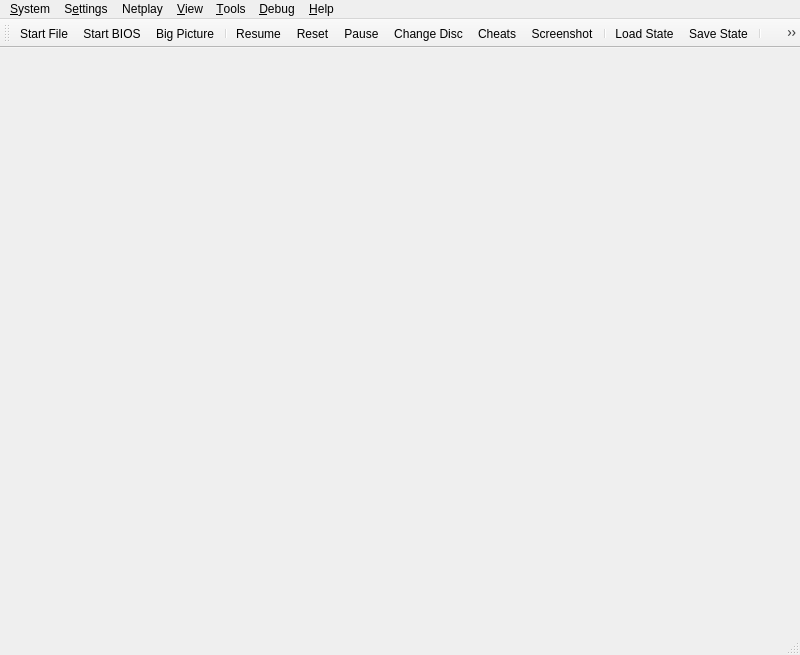
<?xml version="1.0" encoding="UTF-8"?>
<ui version="4.0">
 <class>MainWindow</class>
 <widget class="QMainWindow" name="MainWindow">
  <property name="geometry">
   <rect>
    <x>0</x>
    <y>0</y>
    <width>800</width>
    <height>655</height>
   </rect>
  </property>
  <property name="acceptDrops">
   <bool>true</bool>
  </property>
  <property name="windowTitle">
   <string>DuckStation</string>
  </property>
  <property name="windowIcon">
   <iconset resource="resources/resources.qrc">
    <normaloff>:/icons/duck.png</normaloff>:/icons/duck.png</iconset>
  </property>
  <widget class="QStackedWidget" name="mainContainer"/>
  <widget class="QMenuBar" name="menuBar">
   <property name="geometry">
    <rect>
     <x>0</x>
     <y>0</y>
     <width>800</width>
     <height>22</height>
    </rect>
   </property>
   <widget class="QMenu" name="menuSystem">
    <property name="title">
     <string>&amp;System</string>
    </property>
    <widget class="QMenu" name="menuChangeDisc">
     <property name="title">
      <string>Change Disc</string>
     </property>
     <property name="icon">
      <iconset theme="dvd-line">
       <normaloff>.</normaloff>.</iconset>
     </property>
     <actiongroup name="actionGroupChangeDiscSubImages"/>
     <addaction name="actionChangeDiscFromFile"/>
     <addaction name="actionChangeDiscFromDevice"/>
     <addaction name="actionChangeDiscFromGameList"/>
     <addaction name="actionRemoveDisc"/>
     <addaction name="separator"/>
    </widget>
    <widget class="QMenu" name="menuCheats">
     <property name="title">
      <string>Cheats</string>
     </property>
     <property name="icon">
      <iconset theme="flask-line">
       <normaloff>.</normaloff>.</iconset>
     </property>
    </widget>
    <widget class="QMenu" name="menuLoadState">
     <property name="title">
      <string>Load State</string>
     </property>
     <property name="icon">
      <iconset theme="folder-open-line">
       <normaloff>.</normaloff>.</iconset>
     </property>
    </widget>
    <widget class="QMenu" name="menuSaveState">
     <property name="title">
      <string>Save State</string>
     </property>
     <property name="icon">
      <iconset theme="save-3-line">
       <normaloff>.</normaloff>.</iconset>
     </property>
    </widget>
    <addaction name="actionStartFile"/>
    <addaction name="actionStartDisc"/>
    <addaction name="actionStartBios"/>
    <addaction name="actionStartFullscreenUI"/>
    <addaction name="actionResumeLastState"/>
    <addaction name="separator"/>
    <addaction name="actionPowerOff"/>
    <addaction name="actionPowerOffWithoutSaving"/>
    <addaction name="actionReset"/>
    <addaction name="actionPause"/>
    <addaction name="menuChangeDisc"/>
    <addaction name="separator"/>
    <addaction name="menuCheats"/>
    <addaction name="actionScreenshot"/>
    <addaction name="separator"/>
    <addaction name="menuLoadState"/>
    <addaction name="menuSaveState"/>
    <addaction name="separator"/>
    <addaction name="actionExit"/>
   </widget>
   <widget class="QMenu" name="menuSettings">
    <property name="title">
     <string>S&amp;ettings</string>
    </property>
    <widget class="QMenu" name="menuSettingsTheme">
     <property name="title">
      <string>Theme</string>
     </property>
     <property name="icon">
      <iconset theme="paint-brush-line">
       <normaloff>.</normaloff>.</iconset>
     </property>
    </widget>
    <widget class="QMenu" name="menuSettingsLanguage">
     <property name="title">
      <string>Language</string>
     </property>
     <property name="icon">
      <iconset theme="global-line">
       <normaloff>.</normaloff>.</iconset>
     </property>
    </widget>
    <addaction name="separator"/>
    <addaction name="actionGeneralSettings"/>
    <addaction name="actionGameListSettings"/>
    <addaction name="actionBIOSSettings"/>
    <addaction name="actionConsoleSettings"/>
    <addaction name="actionEmulationSettings"/>
    <addaction name="actionMemoryCardSettings"/>
    <addaction name="actionDisplaySettings"/>
    <addaction name="actionEnhancementSettings"/>
    <addaction name="actionPostProcessingSettings"/>
    <addaction name="actionAudioSettings"/>
    <addaction name="actionAchievementSettings"/>
    <addaction name="actionFolderSettings"/>
    <addaction name="actionAdvancedSettings"/>
    <addaction name="separator"/>
    <addaction name="actionControllerSettings"/>
    <addaction name="actionHotkeySettings"/>
    <addaction name="separator"/>
    <addaction name="actionAddGameDirectory"/>
    <addaction name="actionScanForNewGames"/>
    <addaction name="actionRescanAllGames"/>
    <addaction name="separator"/>
    <addaction name="menuSettingsLanguage"/>
    <addaction name="menuSettingsTheme"/>
   </widget>
   <widget class="QMenu" name="menuHelp">
    <property name="title">
     <string>&amp;Help</string>
    </property>
    <addaction name="actionGitHubRepository"/>
    <addaction name="actionIssueTracker"/>
    <addaction name="actionDiscordServer"/>
    <addaction name="separator"/>
    <addaction name="actionCheckForUpdates"/>
    <addaction name="separator"/>
    <addaction name="actionAboutQt"/>
    <addaction name="actionAbout"/>
   </widget>
   <widget class="QMenu" name="menuDebug">
    <property name="title">
     <string>&amp;Debug</string>
    </property>
    <widget class="QMenu" name="menuRenderer">
     <property name="title">
      <string>Switch GPU Renderer</string>
     </property>
    </widget>
    <widget class="QMenu" name="menuCPUExecutionMode">
     <property name="title">
      <string>Switch CPU Emulation Mode</string>
     </property>
    </widget>
    <widget class="QMenu" name="menuCropMode">
     <property name="title">
      <string>Switch Crop Mode</string>
     </property>
    </widget>
    <addaction name="menuCPUExecutionMode"/>
    <addaction name="menuRenderer"/>
    <addaction name="menuCropMode"/>
    <addaction name="actionDisableAllEnhancements"/>
    <addaction name="actionDisableInterlacing"/>
    <addaction name="actionForceNTSCTimings"/>
    <addaction name="separator"/>
    <addaction name="actionCPUDebugger"/>
    <addaction name="separator"/>
    <addaction name="actionDumpRAM"/>
    <addaction name="actionDumpVRAM"/>
    <addaction name="actionDumpSPURAM"/>
    <addaction name="separator"/>
    <addaction name="actionDebugDumpCPUtoVRAMCopies"/>
    <addaction name="actionDebugDumpVRAMtoCPUCopies"/>
    <addaction name="actionDumpAudio"/>
    <addaction name="separator"/>
    <addaction name="actionDebugShowVRAM"/>
    <addaction name="actionDebugShowGPUState"/>
    <addaction name="actionDebugShowCDROMState"/>
    <addaction name="actionDebugShowSPUState"/>
    <addaction name="actionDebugShowTimersState"/>
    <addaction name="actionDebugShowMDECState"/>
    <addaction name="actionDebugShowDMAState"/>
   </widget>
   <widget class="QMenu" name="menu_View">
    <property name="title">
     <string>&amp;View</string>
    </property>
    <widget class="QMenu" name="menuWindowSize">
     <property name="title">
      <string>&amp;Window Size</string>
     </property>
    </widget>
    <addaction name="actionViewToolbar"/>
    <addaction name="actionViewLockToolbar"/>
    <addaction name="actionViewStatusBar"/>
    <addaction name="separator"/>
    <addaction name="actionViewGameList"/>
    <addaction name="actionViewGameGrid"/>
    <addaction name="actionViewSystemDisplay"/>
    <addaction name="actionViewGameProperties"/>
    <addaction name="separator"/>
    <addaction name="actionFullscreen"/>
    <addaction name="menuWindowSize"/>
    <addaction name="separator"/>
    <addaction name="actionGridViewShowTitles"/>
    <addaction name="actionGridViewZoomIn"/>
    <addaction name="actionGridViewZoomOut"/>
    <addaction name="actionGridViewRefreshCovers"/>
   </widget>
   <widget class="QMenu" name="menu_Tools">
    <property name="title">
     <string>&amp;Tools</string>
    </property>
    <addaction name="actionMemory_Card_Editor"/>
    <addaction name="actionCoverDownloader"/>
    <addaction name="actionCheatManager"/>
    <addaction name="separator"/>
    <addaction name="actionOpenDataDirectory"/>
   </widget>
   <widget class="QMenu" name="menuNetplay">
    <property name="title">
     <string>Netplay</string>
    </property>
    <addaction name="actionCreate_Netplay_Session"/>
   </widget>
   <addaction name="menuSystem"/>
   <addaction name="menuSettings"/>
   <addaction name="menuNetplay"/>
   <addaction name="menu_View"/>
   <addaction name="menu_Tools"/>
   <addaction name="menuDebug"/>
   <addaction name="menuHelp"/>
  </widget>
  <widget class="QToolBar" name="toolBar">
   <property name="windowTitle">
    <string>toolBar</string>
   </property>
   <property name="iconSize">
    <size>
     <width>32</width>
     <height>32</height>
    </size>
   </property>
   <property name="toolButtonStyle">
    <enum>Qt::ToolButtonTextUnderIcon</enum>
   </property>
   <attribute name="toolBarArea">
    <enum>TopToolBarArea</enum>
   </attribute>
   <attribute name="toolBarBreak">
    <bool>false</bool>
   </attribute>
   <addaction name="actionStartFile"/>
   <addaction name="actionStartBios"/>
   <addaction name="actionStartFullscreenUI2"/>
   <addaction name="separator"/>
   <addaction name="actionResumeLastState"/>
   <addaction name="actionReset"/>
   <addaction name="actionPause"/>
   <addaction name="actionChangeDisc"/>
   <addaction name="actionCheats"/>
   <addaction name="actionScreenshot"/>
   <addaction name="separator"/>
   <addaction name="actionLoadState"/>
   <addaction name="actionSaveState"/>
   <addaction name="separator"/>
   <addaction name="actionFullscreen"/>
   <addaction name="actionSettings"/>
   <addaction name="actionControllerSettings"/>
  </widget>
  <widget class="QStatusBar" name="statusBar"/>
  <action name="actionStartFile">
   <property name="icon">
    <iconset theme="file-line">
     <normaloff>.</normaloff>.</iconset>
   </property>
   <property name="text">
    <string>Start &amp;File...</string>
   </property>
  </action>
  <action name="actionStartDisc">
   <property name="icon">
    <iconset theme="disc-line">
     <normaloff>.</normaloff>.</iconset>
   </property>
   <property name="text">
    <string>Start &amp;Disc...</string>
   </property>
  </action>
  <action name="actionStartBios">
   <property name="icon">
    <iconset theme="hard-drive-2-line">
     <normaloff>.</normaloff>.</iconset>
   </property>
   <property name="text">
    <string>Start &amp;BIOS</string>
   </property>
  </action>
  <action name="actionScanForNewGames">
   <property name="icon">
    <iconset theme="file-search-line">
     <normaloff>.</normaloff>.</iconset>
   </property>
   <property name="text">
    <string>&amp;Scan For New Games</string>
   </property>
  </action>
  <action name="actionRescanAllGames">
   <property name="icon">
    <iconset theme="refresh-line">
     <normaloff>.</normaloff>.</iconset>
   </property>
   <property name="text">
    <string>&amp;Rescan All Games</string>
   </property>
  </action>
  <action name="actionPowerOff">
   <property name="icon">
    <iconset theme="shut-down-line">
     <normaloff>.</normaloff>.</iconset>
   </property>
   <property name="text">
    <string>Power &amp;Off</string>
   </property>
  </action>
  <action name="actionReset">
   <property name="icon">
    <iconset theme="restart-line">
     <normaloff>.</normaloff>.</iconset>
   </property>
   <property name="text">
    <string>&amp;Reset</string>
   </property>
  </action>
  <action name="actionPause">
   <property name="checkable">
    <bool>true</bool>
   </property>
   <property name="icon">
    <iconset theme="pause-line">
     <normaloff>.</normaloff>.</iconset>
   </property>
   <property name="text">
    <string>&amp;Pause</string>
   </property>
  </action>
  <action name="actionLoadState">
   <property name="icon">
    <iconset theme="folder-open-line">
     <normaloff>.</normaloff>.</iconset>
   </property>
   <property name="text">
    <string>&amp;Load State</string>
   </property>
  </action>
  <action name="actionSaveState">
   <property name="icon">
    <iconset theme="save-3-line">
     <normaloff>.</normaloff>.</iconset>
   </property>
   <property name="text">
    <string>&amp;Save State</string>
   </property>
  </action>
  <action name="actionExit">
   <property name="icon">
    <iconset theme="door-open-line">
     <normaloff>.</normaloff>.</iconset>
   </property>
   <property name="text">
    <string>E&amp;xit</string>
   </property>
  </action>
  <action name="actionBIOSSettings">
   <property name="icon">
    <iconset theme="hard-drive-2-line">
     <normaloff>.</normaloff>.</iconset>
   </property>
   <property name="text">
    <string>B&amp;IOS</string>
   </property>
  </action>
  <action name="actionConsoleSettings">
   <property name="icon">
    <iconset theme="artboard-2-line">
     <normaloff>.</normaloff>.</iconset>
   </property>
   <property name="text">
    <string>C&amp;onsole</string>
   </property>
  </action>
  <action name="actionEmulationSettings">
   <property name="icon">
    <iconset theme="dashboard-line">
     <normaloff>.</normaloff>.</iconset>
   </property>
   <property name="text">
    <string>E&amp;mulation</string>
   </property>
  </action>
  <action name="actionControllerSettings">
   <property name="icon">
    <iconset theme="gamepad-line">
     <normaloff>.</normaloff>.</iconset>
   </property>
   <property name="text">
    <string>&amp;Controllers</string>
   </property>
  </action>
  <action name="actionHotkeySettings">
   <property name="icon">
    <iconset theme="keyboard-line">
     <normaloff>.</normaloff>.</iconset>
   </property>
   <property name="text">
    <string>&amp;Hotkeys</string>
   </property>
  </action>
  <action name="actionDisplaySettings">
   <property name="icon">
    <iconset theme="brush-line">
     <normaloff>.</normaloff>.</iconset>
   </property>
   <property name="text">
    <string>&amp;Display</string>
   </property>
  </action>
  <action name="actionEnhancementSettings">
   <property name="icon">
    <iconset theme="paint-fill">
     <normaloff>.</normaloff>.</iconset>
   </property>
   <property name="text">
    <string>&amp;Enhancements</string>
   </property>
  </action>
  <action name="actionPostProcessingSettings">
   <property name="icon">
    <iconset theme="pantone-line">
     <normaloff>.</normaloff>.</iconset>
   </property>
   <property name="text">
    <string>&amp;Post-Processing</string>
   </property>
  </action>
  <action name="actionFullscreen">
   <property name="icon">
    <iconset theme="fullscreen-line">
     <normaloff>.</normaloff>.</iconset>
   </property>
   <property name="text">
    <string>Fullscreen</string>
   </property>
  </action>
  <action name="actionResolution_Scale">
   <property name="text">
    <string>Resolution Scale</string>
   </property>
  </action>
  <action name="actionGitHubRepository">
   <property name="icon">
    <iconset resource="resources/resources.qrc">
     <normaloff>:/icons/github.png</normaloff>:/icons/github.png</iconset>
   </property>
   <property name="text">
    <string>&amp;GitHub Repository...</string>
   </property>
  </action>
  <action name="actionIssueTracker">
   <property name="icon">
    <iconset resource="resources/resources.qrc">
     <normaloff>:/icons/IssueTracker.png</normaloff>:/icons/IssueTracker.png</iconset>
   </property>
   <property name="text">
    <string>&amp;Issue Tracker...</string>
   </property>
  </action>
  <action name="actionDiscordServer">
   <property name="icon">
    <iconset resource="resources/resources.qrc">
     <normaloff>:/icons/discord.png</normaloff>:/icons/discord.png</iconset>
   </property>
   <property name="text">
    <string>&amp;Discord Server...</string>
   </property>
  </action>
  <action name="actionCheckForUpdates">
   <property name="icon">
    <iconset theme="download-2-line">
     <normaloff>.</normaloff>.</iconset>
   </property>
   <property name="text">
    <string>Check for &amp;Updates...</string>
   </property>
  </action>
  <action name="actionAboutQt">
   <property name="icon">
    <iconset resource="resources/resources.qrc">
     <normaloff>:/icons/QT.png</normaloff>:/icons/QT.png</iconset>
   </property>
   <property name="text">
    <string>About &amp;Qt...</string>
   </property>
  </action>
  <action name="actionAbout">
   <property name="icon">
    <iconset resource="resources/resources.qrc">
     <normaloff>:/icons/duck_64.png</normaloff>:/icons/duck_64.png</iconset>
   </property>
   <property name="text">
    <string>&amp;About DuckStation...</string>
   </property>
  </action>
  <action name="actionChangeDisc">
   <property name="icon">
    <iconset theme="dvd-line">
     <normaloff>.</normaloff>.</iconset>
   </property>
   <property name="text">
    <string>Change Disc...</string>
   </property>
  </action>
  <action name="actionCheats">
   <property name="icon">
    <iconset theme="flask-line">
     <normaloff>.</normaloff>.</iconset>
   </property>
   <property name="text">
    <string>Cheats...</string>
   </property>
  </action>
  <action name="actionAudioSettings">
   <property name="icon">
    <iconset theme="volume-up-line">
     <normaloff>.</normaloff>.</iconset>
   </property>
   <property name="text">
    <string>Audio</string>
   </property>
  </action>
  <action name="actionAchievementSettings">
   <property name="icon">
    <iconset theme="trophy-line">
     <normaloff>.</normaloff>.</iconset>
   </property>
   <property name="text">
    <string>Achievements</string>
   </property>
  </action>
  <action name="actionFolderSettings">
   <property name="icon">
    <iconset theme="folder-open-line">
     <normaloff>.</normaloff>.</iconset>
   </property>
   <property name="text">
    <string>Folders</string>
   </property>
  </action>
  <action name="actionGameListSettings">
   <property name="icon">
    <iconset theme="folder-settings-line">
     <normaloff>.</normaloff>.</iconset>
   </property>
   <property name="text">
    <string>Game List</string>
   </property>
  </action>
  <action name="actionGeneralSettings">
   <property name="icon">
    <iconset theme="settings-3-line">
     <normaloff>.</normaloff>.</iconset>
   </property>
   <property name="text">
    <string>General</string>
   </property>
  </action>
  <action name="actionAdvancedSettings">
   <property name="icon">
    <iconset theme="tools-line">
     <normaloff>.</normaloff>.</iconset>
   </property>
   <property name="text">
    <string>Advanced</string>
   </property>
  </action>
  <action name="actionAddGameDirectory">
   <property name="icon">
    <iconset theme="folder-add-line">
     <normaloff>.</normaloff>.</iconset>
   </property>
   <property name="text">
    <string>Add Game Directory...</string>
   </property>
  </action>
  <action name="actionSettings">
   <property name="icon">
    <iconset theme="settings-3-line">
     <normaloff>.</normaloff>.</iconset>
   </property>
   <property name="text">
    <string>&amp;Settings...</string>
   </property>
  </action>
  <action name="actionChangeDiscFromFile">
   <property name="text">
    <string>From File...</string>
   </property>
  </action>
  <action name="actionChangeDiscFromDevice">
   <property name="text">
    <string>From Device...</string>
   </property>
  </action>
  <action name="actionChangeDiscFromGameList">
   <property name="text">
    <string>From Game List...</string>
   </property>
  </action>
  <action name="actionRemoveDisc">
   <property name="text">
    <string>Remove Disc</string>
   </property>
  </action>
  <action name="actionResume_State">
   <property name="text">
    <string>Resume State</string>
   </property>
  </action>
  <action name="actionGlobal_State">
   <property name="text">
    <string>Global State</string>
   </property>
  </action>
  <action name="actionDebugShowVRAM">
   <property name="checkable">
    <bool>true</bool>
   </property>
   <property name="text">
    <string>Show VRAM</string>
   </property>
  </action>
  <action name="actionDebugDumpCPUtoVRAMCopies">
   <property name="checkable">
    <bool>true</bool>
   </property>
   <property name="text">
    <string>Dump CPU to VRAM Copies</string>
   </property>
  </action>
  <action name="actionDebugDumpVRAMtoCPUCopies">
   <property name="checkable">
    <bool>true</bool>
   </property>
   <property name="text">
    <string>Dump VRAM to CPU Copies</string>
   </property>
  </action>
  <action name="actionDisableAllEnhancements">
   <property name="checkable">
    <bool>true</bool>
   </property>
   <property name="text">
    <string>Disable All Enhancements</string>
   </property>
  </action>
  <action name="actionDisableInterlacing">
   <property name="checkable">
    <bool>true</bool>
   </property>
   <property name="text">
    <string>Disable Interlacing</string>
   </property>
  </action>
  <action name="actionForceNTSCTimings">
   <property name="checkable">
    <bool>true</bool>
   </property>
   <property name="text">
    <string>Force NTSC Timings</string>
   </property>
  </action>
  <action name="actionDumpAudio">
   <property name="checkable">
    <bool>true</bool>
   </property>
   <property name="text">
    <string>Dump Audio</string>
   </property>
  </action>
  <action name="actionDumpRAM">
   <property name="text">
    <string>Dump RAM...</string>
   </property>
  </action>
  <action name="actionDumpVRAM">
   <property name="text">
    <string>Dump VRAM...</string>
   </property>
  </action>
  <action name="actionDumpSPURAM">
   <property name="text">
    <string>Dump SPU RAM...</string>
   </property>
  </action>
  <action name="actionDebugShowGPUState">
   <property name="checkable">
    <bool>true</bool>
   </property>
   <property name="text">
    <string>Show GPU State</string>
   </property>
  </action>
  <action name="actionDebugShowCDROMState">
   <property name="checkable">
    <bool>true</bool>
   </property>
   <property name="text">
    <string>Show CD-ROM State</string>
   </property>
  </action>
  <action name="actionDebugShowSPUState">
   <property name="checkable">
    <bool>true</bool>
   </property>
   <property name="text">
    <string>Show SPU State</string>
   </property>
  </action>
  <action name="actionDebugShowTimersState">
   <property name="checkable">
    <bool>true</bool>
   </property>
   <property name="text">
    <string>Show Timers State</string>
   </property>
  </action>
  <action name="actionDebugShowMDECState">
   <property name="checkable">
    <bool>true</bool>
   </property>
   <property name="text">
    <string>Show MDEC State</string>
   </property>
  </action>
  <action name="actionDebugShowDMAState">
   <property name="checkable">
    <bool>true</bool>
   </property>
   <property name="text">
    <string>Show DMA State</string>
   </property>
  </action>
  <action name="actionScreenshot">
   <property name="icon">
    <iconset theme="screenshot-2-line">
     <normaloff>.</normaloff>.</iconset>
   </property>
   <property name="text">
    <string>&amp;Screenshot</string>
   </property>
  </action>
  <action name="actionMemoryCardSettings">
   <property name="icon">
    <iconset theme="sd-card-line">
     <normaloff>.</normaloff>.</iconset>
   </property>
   <property name="text">
    <string>&amp;Memory Cards</string>
   </property>
  </action>
  <action name="actionResumeLastState">
   <property name="icon">
    <iconset theme="play-circle-line">
     <normaloff>.</normaloff>.</iconset>
   </property>
   <property name="text">
    <string>Resume</string>
   </property>
   <property name="toolTip">
    <string>Resumes the last save state created.</string>
   </property>
  </action>
  <action name="actionViewToolbar">
   <property name="checkable">
    <bool>true</bool>
   </property>
   <property name="checked">
    <bool>true</bool>
   </property>
   <property name="text">
    <string>&amp;Toolbar</string>
   </property>
  </action>
  <action name="actionViewLockToolbar">
   <property name="checkable">
    <bool>true</bool>
   </property>
   <property name="checked">
    <bool>false</bool>
   </property>
   <property name="text">
    <string>Lock Toolbar</string>
   </property>
  </action>
  <action name="actionViewStatusBar">
   <property name="checkable">
    <bool>true</bool>
   </property>
   <property name="checked">
    <bool>true</bool>
   </property>
   <property name="text">
    <string>&amp;Status Bar</string>
   </property>
  </action>
  <action name="actionViewGameList">
   <property name="icon">
    <iconset theme="list-check">
     <normaloff>.</normaloff>.</iconset>
   </property>
   <property name="text">
    <string>Game &amp;List</string>
   </property>
  </action>
  <action name="actionViewSystemDisplay">
   <property name="enabled">
    <bool>false</bool>
   </property>
   <property name="text">
    <string>System &amp;Display</string>
   </property>
  </action>
  <action name="actionViewGameProperties">
   <property name="enabled">
    <bool>false</bool>
   </property>
   <property name="text">
    <string>Game &amp;Properties</string>
   </property>
  </action>
  <action name="actionMemory_Card_Editor">
   <property name="text">
    <string>Memory &amp;Card Editor</string>
   </property>
  </action>
  <action name="actionCheatManager">
   <property name="text">
    <string>C&amp;heat Manager</string>
   </property>
  </action>
  <action name="actionCPUDebugger">
   <property name="text">
    <string>CPU D&amp;ebugger</string>
   </property>
  </action>
  <action name="actionViewGameGrid">
   <property name="icon">
    <iconset theme="function-line">
     <normaloff>.</normaloff>.</iconset>
   </property>
   <property name="text">
    <string>Game &amp;Grid</string>
   </property>
  </action>
  <action name="actionGridViewShowTitles">
   <property name="checkable">
    <bool>true</bool>
   </property>
   <property name="checked">
    <bool>true</bool>
   </property>
   <property name="text">
    <string>Show Titles (Grid View)</string>
   </property>
  </action>
  <action name="actionGridViewZoomIn">
   <property name="text">
    <string>Zoom &amp;In (Grid View)</string>
   </property>
   <property name="shortcut">
    <string>Ctrl++</string>
   </property>
  </action>
  <action name="actionGridViewZoomOut">
   <property name="text">
    <string>Zoom &amp;Out (Grid View)</string>
   </property>
   <property name="shortcut">
    <string>Ctrl+-</string>
   </property>
  </action>
  <action name="actionGridViewRefreshCovers">
   <property name="text">
    <string>Refresh &amp;Covers (Grid View)</string>
   </property>
  </action>
  <action name="actionOpen_Memory_Card_Directory">
   <property name="text">
    <string>Open Memory Card Directory...</string>
   </property>
  </action>
  <action name="actionOpenDataDirectory">
   <property name="text">
    <string>Open Data Directory...</string>
   </property>
  </action>
  <action name="actionPowerOffWithoutSaving">
   <property name="icon">
    <iconset theme="close-line">
     <normaloff>.</normaloff>.</iconset>
   </property>
   <property name="text">
    <string>Power Off &amp;Without Saving</string>
   </property>
  </action>
  <action name="actionStartFullscreenUI">
   <property name="icon">
    <iconset theme="tv-2-line">
     <normaloff>.</normaloff>.</iconset>
   </property>
   <property name="text">
    <string>Start Big Picture Mode</string>
   </property>
  </action>
  <action name="actionStartFullscreenUI2">
   <property name="icon">
    <iconset theme="tv-2-line">
     <normaloff>.</normaloff>.</iconset>
   </property>
   <property name="text">
    <string>Big Picture</string>
   </property>
  </action>
  <action name="actionCoverDownloader">
   <property name="text">
    <string>Cover Downloader</string>
   </property>
  </action>
  <action name="actionCreate_Netplay_Session">
   <property name="text">
    <string>Create Netplay Session</string>
   </property>
  </action>
 </widget>
 <resources>
  <include location="resources/resources.qrc"/>
 </resources>
 <connections/>
</ui>
